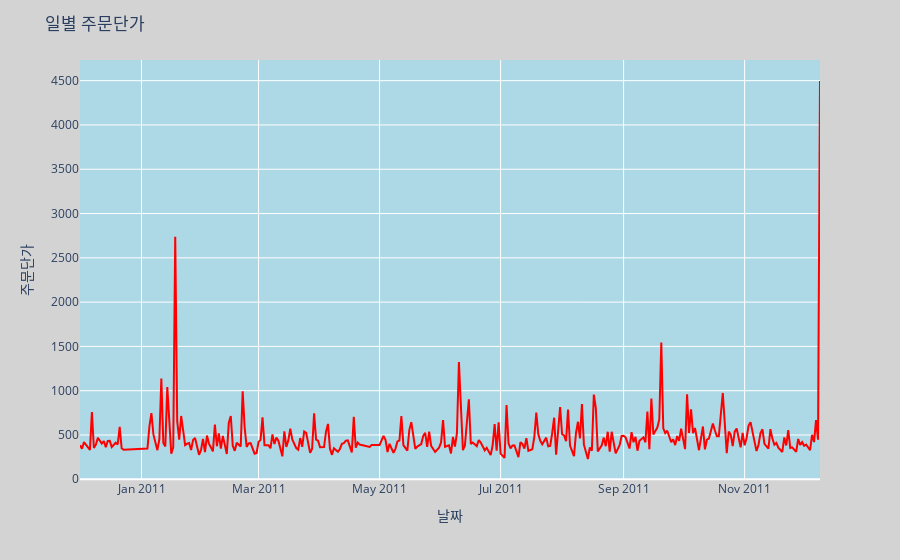

Write notebook code for a chart like this one.
### Markdown cell above
- 주문단가(주문 1건당 매출액)

### Code cell
revenue_by_date_orders = df.groupby('date_ymd',as_index=False).agg({'amount':'sum','InvoiceNo':'nunique'}).rename(columns={'InvoiceNo':'주문건수'})
revenue_by_date_orders['주문단가'] = revenue_by_date_orders['amount'] / revenue_by_date_orders['주문건수']
fig = px.line(revenue_by_date_orders,x='date_ymd',
        y='주문단가',hover_data={'date_ymd':'|%Y년 %m월 %d일'},labels={'date_ymd':'날짜'})
fig.update_layout(title='일별 주문단가',plot_bgcolor='lightblue',paper_bgcolor='lightgray')
fig.update_traces(line=dict(color='red'))

### Figure 1 — Plotly figure (JSON) as saved in the notebook; plotly's stock layout.template omitted (floating-point values rounded to 4 significant figures; data arrays with more than 128 entries replaced by an {"elided": "..."} marker saying what was removed)
{"data": [{"hovertemplate": "날짜=%{x|%Y년 %m월 %d일}<br>주문단가=%{y}<extra></extra>", "legendgroup": "", "line": {"color": "red", "dash": "solid"}, "marker": {"symbol": "circle"}, "mode": "lines", "name": "", "orientation": "v", "showlegend": false, "type": "scatter", "x": {"elided": "305 str values"}, "xaxis": "x", "y": {"elided": "305 float values"}, "yaxis": "y"}], "layout": {"legend": {"tracegroupgap": 0}, "margin": {"t": 60}, "paper_bgcolor": "lightgray", "plot_bgcolor": "lightblue", "title": {"text": "일별 주문단가"}, "xaxis": {"anchor": "y", "domain": [0, 1], "title": {"text": "날짜"}}, "yaxis": {"anchor": "x", "domain": [0, 1], "title": {"text": "주문단가"}}}}
